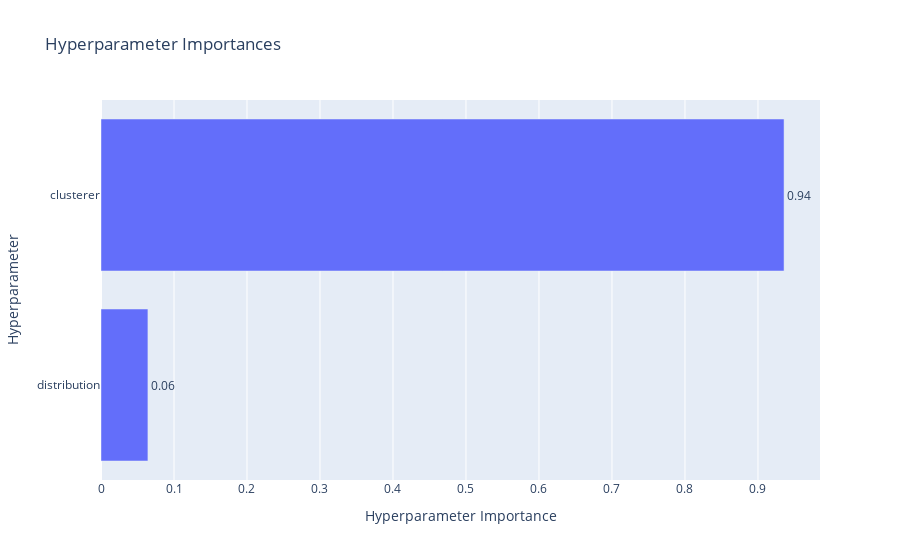

Here is the notebook cell this chart was saved with:
### Markdown cell above
Plot hyperparameter importances based on the Optuna attempts.

### Code cell
plot_param_importances(study_glm_rs)

### Figure 1 — Plotly figure (JSON) as saved in the notebook; plotly's stock layout.template omitted (floating-point values rounded to 4 significant figures)
{"data": [{"cliponaxis": false, "hovertemplate": ["distribution (CategoricalDistribution): 0.06427223411393436<extra></extra>", "clusterer (CategoricalDistribution): 0.9357277658860657<extra></extra>"], "name": "Objective Value", "orientation": "h", "text": ["0.06", "0.94"], "textposition": "outside", "type": "bar", "x": [0.06427, 0.9357], "y": ["distribution", "clusterer"]}], "layout": {"title": {"text": "Hyperparameter Importances"}, "xaxis": {"title": {"text": "Hyperparameter Importance"}}, "yaxis": {"title": {"text": "Hyperparameter"}}}}
